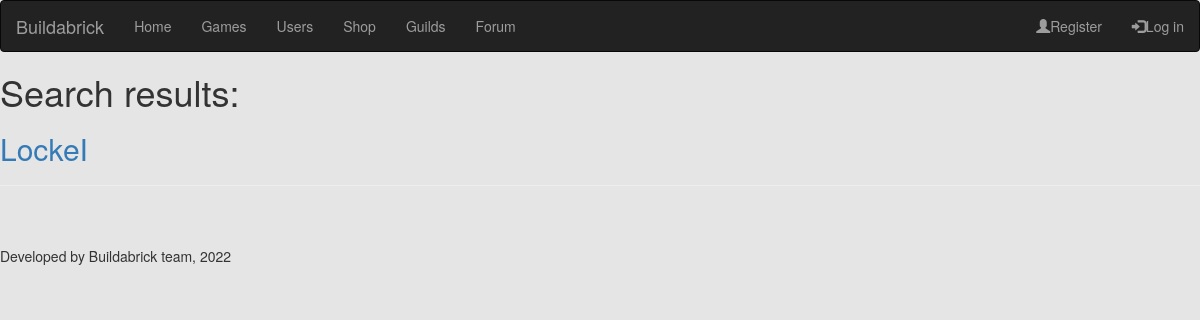
The app's page /users/, older data.
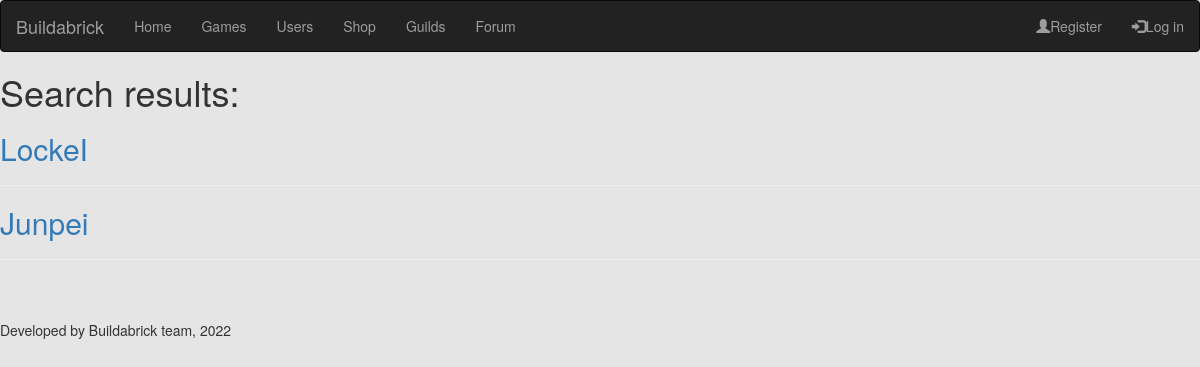
The same page, newer data.
### website/models.py (models this page shows, shortened)
class User(AbstractUser):
    description = models.TextField(blank=True)
    owns = models.TextField(blank=True)
    coin = models.IntegerField(default=0)
    materia = models.IntegerField(default=0)

### website/views.py (the view)
# urls.py: path('users/', UsersView.as_view(), name='users'),
class UsersView(generic.ListView):
    model = User
    template_name = 'website/user_list.html'
    def get_context_data(self, **kwargs):
        context = super().get_context_data(**kwargs)
        user_name = self.request.GET.get('q', '')
        page = int(self.request.GET.get('page', 0))
        is_pp = False
        is_np = False
        previous_page = '/users/?q=' + user_name + '&page=' + str(page - 1)
        next_page = '/users/?q=' + user_name + '&page=' + str(page + 1)
        if page != 0:
            is_pp = True
        if len(User.objects.filter(username__icontains=user_name)) > 10 * (page + 1):
            is_np = True
        context['users'] = User.objects.filter(username__icontains=user_name)[1 * page:10 * (page + 1)]
        context['is_pp'] = is_pp
        context['is_np'] = is_np
        context['previous_page'] = previous_page
        context['next_page'] = next_page
        return context

### website/templates/website/user_list.html (shortened to what this page needs)
{% extends 'base.html' %}
{% block content %}
<h1>Search results:</h1>
{% for user in users %}
<h2><a href='/user/{{ user.id }}'>{{ user.username }}</a></h2>
<hr>
{% endfor %}
{% endblock %}

Row changes from the older to the newer data that the page shows:
added User: username "Junpei"
